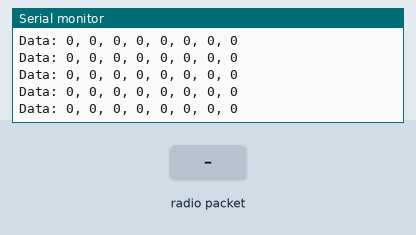
Bench run of a sketch on a simulated ESP32. On the bench: the last lines printed to the serial monitor. The inputs (shaded band) are chosen by the test bench.

Above: at 1.2 s.
1.3 s: radio packet "1" arrives
At 1.31 s:
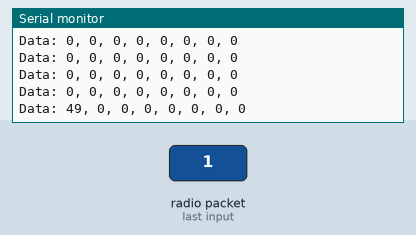
2.8 s: radio packet "0" arrives
At 2.82 s:
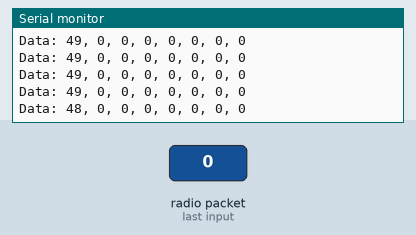
4.3 s: radio packet "2" arrives
At 4.32 s:
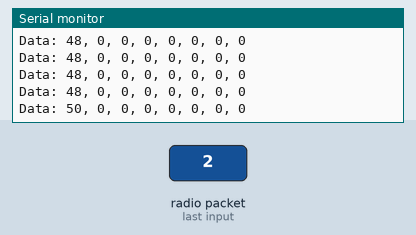
Timing chart, 0 to 7.3 s (numbered marks = the images above; inputs shaded):
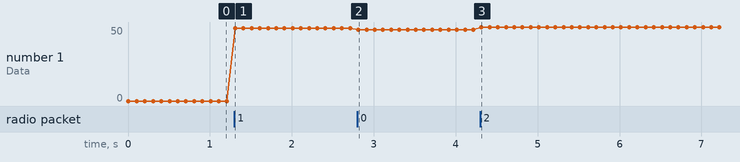

The sketch:

Receiver.ino
```cpp
/*
* Created: 03.08.2018 12:09:00
* Author : Alexander Miller
*
* ESP-NOW Receiver
*	<< This Device Slave >>
*
*  Flow: Master
*   Step 1 : ESPNow Init on Master and set it in STA mode
*   Step 2 : Start scanning for Slave ESP32 (we have added a prefix of `slave` to the SSID of slave for an easy setup)
*   Step 3 : Once found, add Slave as peer
*   Step 4 : Register for send callback
*   Step 5 : Start Transmitting data from Master to Slave
*
*   Flow: Slave
*   Step 1 : ESPNow Init on Slave
*   Step 2 : Update the SSID of Slave with a prefix of `slave`
*   Step 3 : Set Slave in AP mode
*   Step 4 : Register for receive callback and wait for data
*   Step 5 : Once data arrives, print it in the serial monitor
*
*   Note: Master and Slave have been defined to easily understand the setup.
*		 Based on the ESPNOW API, there is no concept of Master and Slave.
*		 Any devices can act as master or salve.
*/


#include <esp_now.h>
#include <WiFi.h>

#define CHANNEL 1

volatile int8_t data_buf[8] = { 0,0,0,0,0,0,0,0 };

// Init ESP Now with fallback
void InitESPNow() {
	WiFi.disconnect();
	if (esp_now_init() == ESP_OK) {
		Serial.println("ESPNow Init Success");
	}
	else {
		Serial.println("ESPNow Init Failed");
		ESP.restart();
	}
}

// config AP SSID
void configDeviceAP() {
	char* SSID = "HeRoMini_1";
	bool result = WiFi.softAP(SSID, "HeRoMini_1_Password", CHANNEL, 0);
	if (!result) {
		Serial.println("AP Config failed.");
	}
	else {
		Serial.println("AP Config Success. Broadcasting with AP: " + String(SSID));
	}
}

void setup() {
	Serial.begin(115200);
	Serial.println("ESPNow/Basic/Slave Example");
	//Set device in AP mode to begin with
	WiFi.mode(WIFI_AP);
	// configure device AP mode
	configDeviceAP();
	// Init ESPNow with a fallback logic
	InitESPNow();
	// Once ESPNow is successfully Init, we will register for recv CB to
	// get recv packer info.
	esp_now_register_recv_cb(OnDataRecv);
}

// callback when data is recv from Master
void OnDataRecv(const uint8_t *mac_addr, const uint8_t *data, int data_len) {

	for (uint8_t i = 0; i < 8; i++)
	{
		if (i<data_len)
		{
			data_buf[i] = data[i];
		}
	}
}

void loop() {
	Serial.print("Data: ");
	for (uint8_t i = 0; i < 8; i++)
	{
		Serial.print(*(data_buf + i));
		if (i<8 - 1)
		{
			Serial.print(", ");
		}
	}
	Serial.println("");
	delay(100);
}
```

Measured:
- after the input at 1.3 s, the serial monitor: prints a new line at once (image 1)
- after the input at 2.8 s, the serial monitor: prints a new line at once (image 2)
- after the input at 4.3 s, the serial monitor: prints a new line at once (image 3)
- plotted number 1: 0 → 49 after the input at 1.3 s, 49 → 48 after the input at 2.8 s, 48 → 50 after the input at 4.3 s
